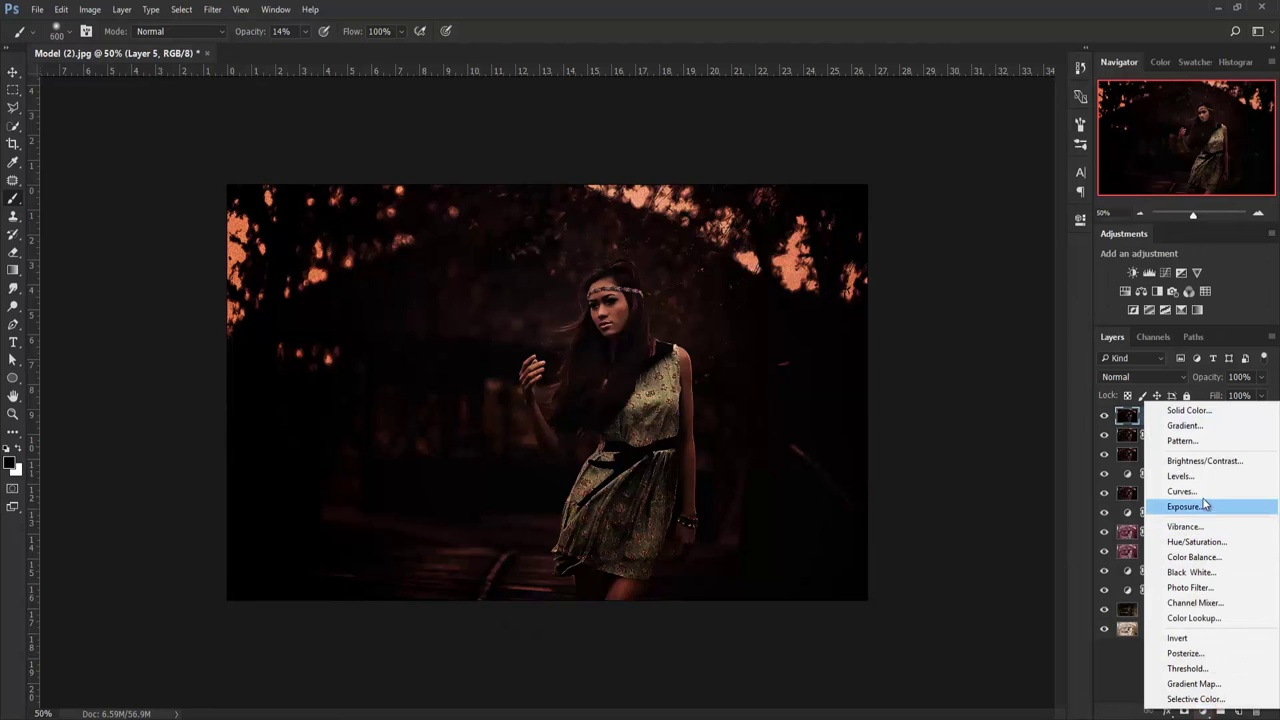
#> input picture Task3/pos_1.jpg, 1280 x 720 px; its folder holds only this picture in this run
$ python task3.py   (older library calls are emulated)
#> lines starting #> are read from the running program, lines starting #| are printed output that depends on the picture


import cv2
import numpy as np
from matplotlib import pyplot as plt
def display(name,img):
    cv2.namedWindow(name, cv2.WINDOW_NORMAL)
    cv2.imshow(name, img)
    cv2.waitKey(0)
    cv2.destroyAllWindows()

for i in range(1,16):
    img = cv2.imread('pos_'+str(i)+'.jpg')
#> img is the input picture: shape (720, 1280, 3); mean B, G, R 35.5, 35.7, 38.6
    #img = cv2.imread('neg_'+str(i)+'.jpg')
    #line for testing negative images
    #img = cv2.imread('str(i)+'.jpg')
    #line for testing if all files are only numbered
    img = cv2.GaussianBlur(img,(3,3),0)
    img1 = img.copy()
    img = cv2.cvtColor(img,cv2.COLOR_BGR2GRAY)
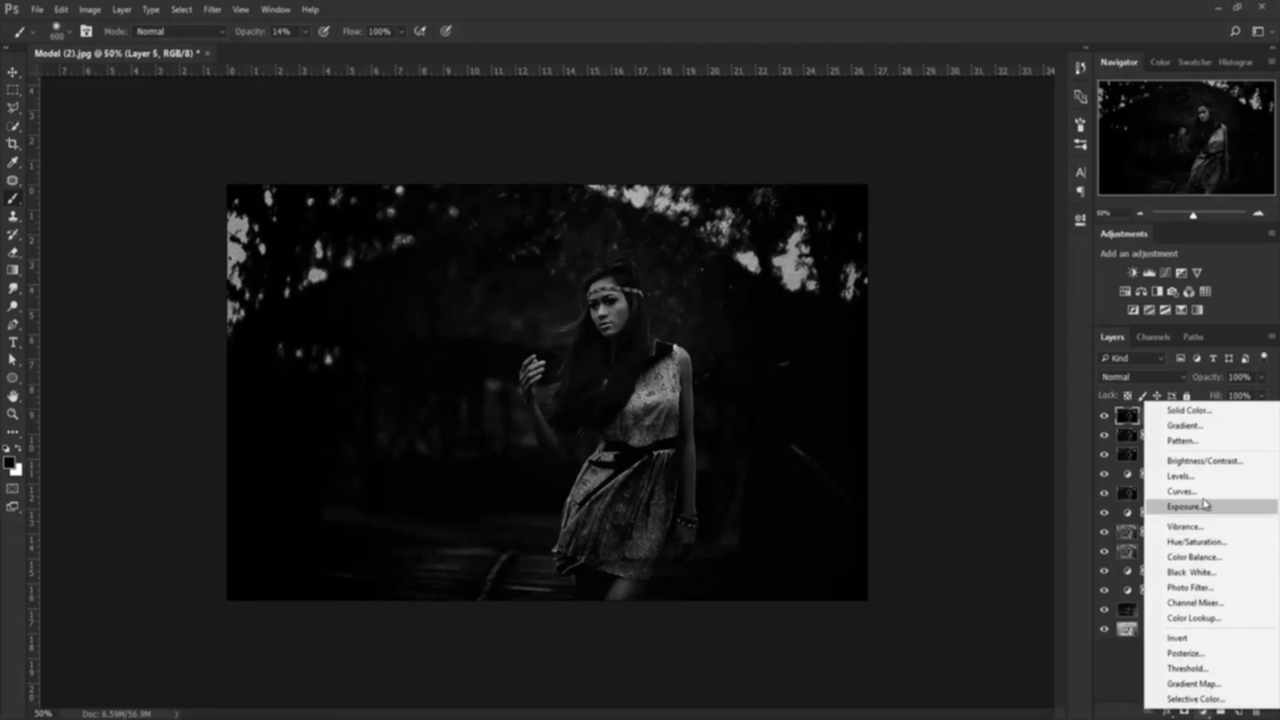
#> img: shape (720, 1280); min 0, max 255, mean 36.6
    template = cv2.imread('4.png',0)
#> (the run stopped early here; a loop or call above may not have finished)
